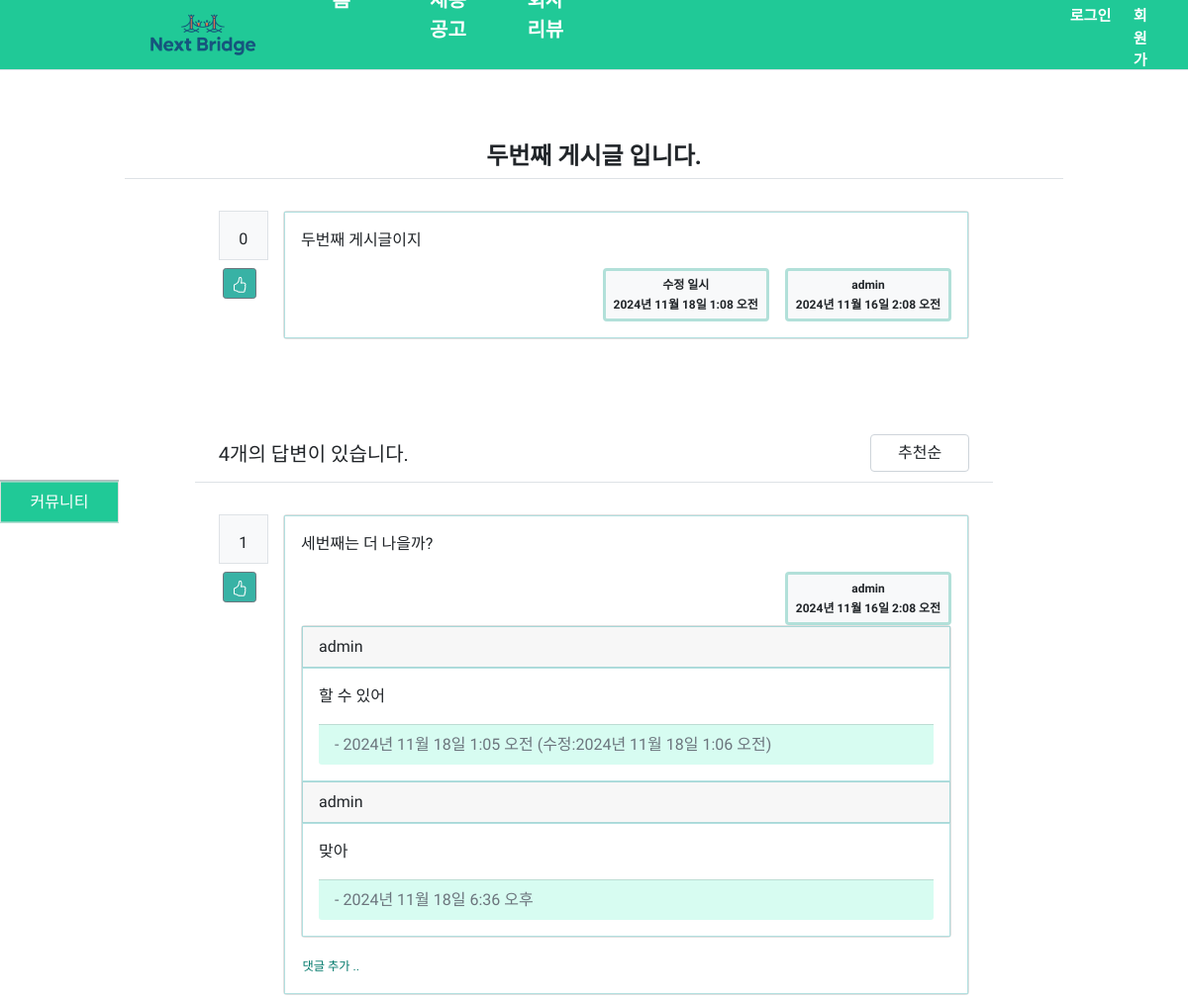
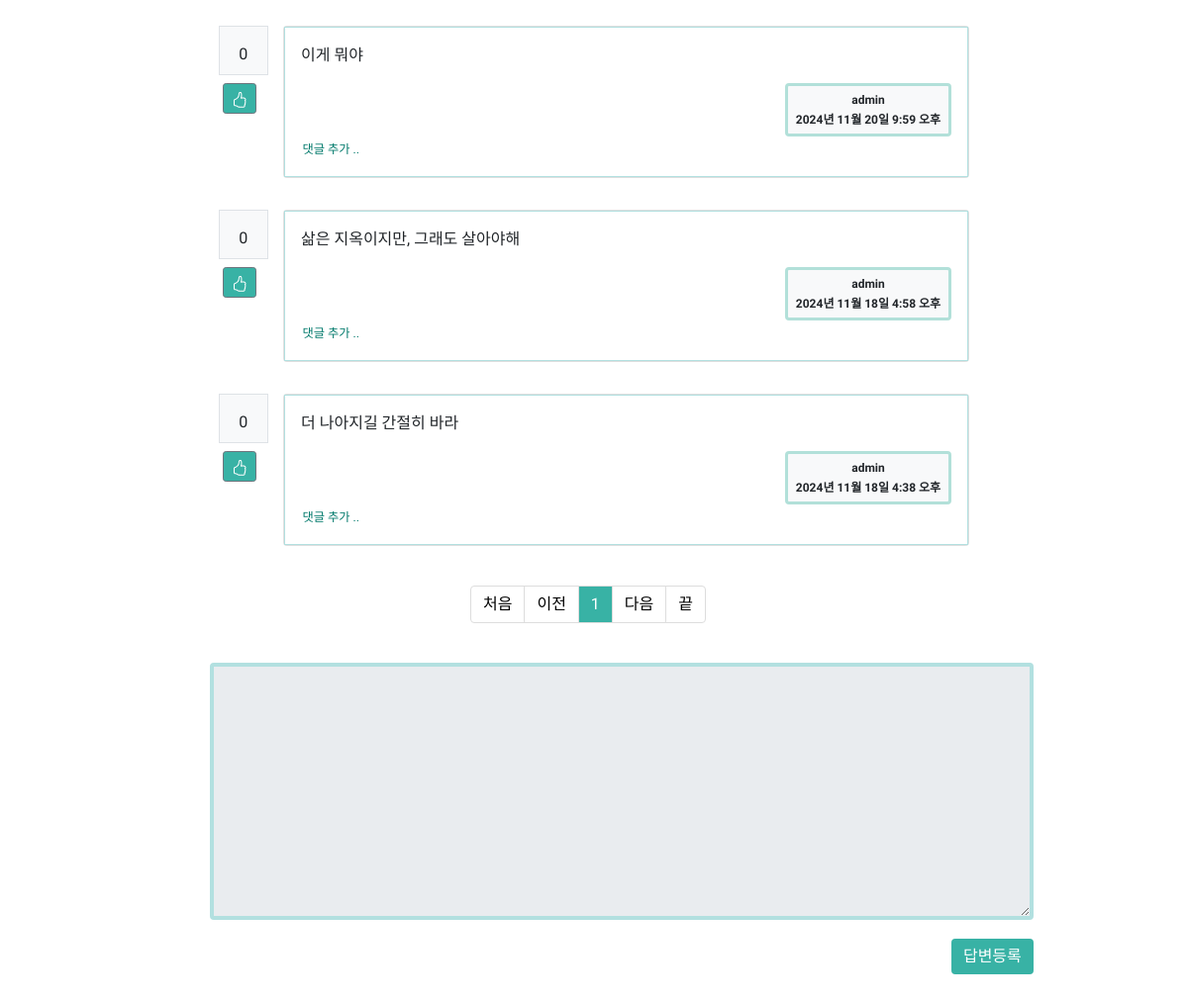
The page /home/question/detail/2/ on the database its author committed (2 pictures, top to bottom).
### home/models.py (models this page shows, shortened)
class Question(models.Model):
    author = models.ForeignKey(User, on_delete=models.CASCADE, related_name='author_question')   # 글쓴이
    subject = models.CharField(max_length=200)                                                   # 제목
    content = models.TextField()                                                                 # 내용
    create_date = models.DateTimeField()                                                         # 등록 일시
    modify_date = models.DateTimeField(null=True, blank=True)                                    # 수정 일시
    voter = models.ManyToManyField(User, related_name='voter_question')                          # 추천인 추가
    category = models.ForeignKey(Category, on_delete=models.CASCADE, related_name='category_question') # 카테고리
    def get_absolute_url(self):
        return reverse('home:detail', args=[self.id])

class Answer(models.Model):
    author = models.ForeignKey(User, on_delete=models.CASCADE, related_name='author_answer')     # 글쓴이
    question = models.ForeignKey(Question, on_delete=models.CASCADE)                             # 해당 질문
    content = models.TextField()                                                                 # 내용
    create_date = models.DateTimeField()                                                         # 등록 일시
    modify_date = models.DateTimeField(null=True, blank=True)                                    # 수정 일시
    voter = models.ManyToManyField(User, related_name='voter_answer')                            # 추천인 추가
    @staticmethod
    def order_by_so(answer_list, so):
        if so == 'recommend':
            answer_list = answer_list.annotate(num_voter=Count('voter')).order_by('-num_voter', '-create_date')
        else:  # so == 'recent':
            answer_list = answer_list.order_by('-create_date')
        return answer_list

class Comment(models.Model):
    author = models.ForeignKey(User, on_delete=models.CASCADE, related_name='author_comment')
    content = models.TextField()
    create_date = models.DateTimeField()
    modify_date = models.DateTimeField(null=True, blank=True)
    question = models.ForeignKey(Question, null=True, blank=True, on_delete=models.CASCADE)
    answer = models.ForeignKey(Answer, null=True, blank=True, on_delete=models.CASCADE)

### home/views/base_views.py (the view)
# urls.py: path('question/detail/<int:question_id>/', base_views.detail, name='detail'),
def detail(request, question_id):
    page = request.GET.get('page', '1')  # 페이지
    so = request.GET.get('so', 'recommend')  # 정렬기준
    question = get_object_or_404(Question, pk=question_id)
    answer_list = Answer.order_by_so(Answer.objects.filter(question=question), so)
    paginater = Paginator(answer_list, 5) # 페이지당 5개씩 보여주기
    page_obj = paginater.get_page(page)
    context = {'question': question, 'answer_set': page_obj, 'page': page, 'so': so, 'category': question.category}
    return render(request, 'home/question_detail.html', context)

### home/templatetags/home_filter.py (called while the page is built)
@register.filter
def mark(value):
    extensions = ["nl2br", "fenced_code"]
    return mark_safe(markdown.markdown(value, extensions=extensions))

### templates/home/question_detail.html (shortened to what this page needs)
{% extends 'base.html' %}
{% load static %}
{% load home_filter %}
{% block content %}
<link rel="stylesheet" href="{% static 'question_detail.css' %}">
<h4 class="border-bottom pb-2 my-3">{{ question.subject }}</h4>
<div class="row my-3">
    <div class="col-1">
        <div class="bg-light text-center p-3 border font-weight-bolder mb-1">{{ question.voter.count }}</div>
        <a href="javascript:void(0)" data-uri="{% url 'home:vote_question' question.id %}"
           class="recommend btn btn-sm btn-secondary btn-block my-1">
        </a>
    </div>
    <div class="col-11">
        <div class="card">
            <div class="card-body">
                <div class="card-text">{{ question.content|mark }}</div>
                <div class="d-flex justify-content-end">
                    {% if question.modify_date %}
                    <div class="badge bg-light text-dark p-2 text-left mx-3">
                        <div class="mb-2">수정 일시</div>
                        <div>{{ question.modify_date }}</div>
                    </div>
                    {% endif %}
                    <div class="badge bg-light text-dark p-2 text-left">
                        {% if question.author.profile.country %}
                            <div class="mb-2"><span class="fi fi-{{ question.author.profile.country.code|lower }}"></span> {{ question.author.username }}</div>
                        {% else %}
                            <div class="mb-2">{{ question.author.username }}</div>
                        {% endif %}
                        <div>{{ question.create_date }}</div>
                    </div>
                </div>
            </div>
        </div>
    </div>
</div>
<div class="row justify-content-between border-bottom my-3">
    <div class="col-4 py-2">
        <h5>{{ answer_set.paginator.count }}개의 답변이 있습니다.</h5>
    </div>
    <div class="col-2">
        <select class="form-control so">
            <option value="recommend" {% if so == 'recommend' %}selected{% endif %}>추천순</option>
        </select>
    </div>
</div>
{% for answer in answer_set %}
<div class="row my-3">
    <div class="col-1">
        <div class="bg-light text-center p-3 border font-weight-bolder mb-1">{{ answer.voter.count }}</div>
        <a href="javascript:void(0)" data-uri="{% url 'home:vote_answer' answer.id %}?page={{ page }}&so={{ so }}"
           class="recommend btn btn-sm btn-secondary btn btn-block my-1">
        </a>
    </div>
    <div class="col-11">
        <div class="card">
            <div class="card-body">
                <div class="card-text">{{ answer.content|mark }}</div>
                <div class="d-flex justify-content-end">
                    <div class="badge bg-light text-dark p-2 text-left">
                        <div class="mb-2"><span class="fi fi-{{ answer.author.profile.country.code|lower }}"></span> {{ answer.author.username }}</div>
                        <div>{{ answer.create_date }}</div>
                    </div>
                </div>
                {% if answer.comment_set.count > 0 %}
                <div class="card text-dark bg-white mb-3">
                    {% for comment in answer.comment_set.all %}
                    <div class="card-header"><span class="fi fi-{{ comment.author.profile.country.code|lower }}"></span> {{ comment.author }}</div>
                    <div class="card-body">
                        <div class="card-text">{{ comment.content }}</div>
                        <div class="card-footer text-muted">
                            - {{ comment.create_date }}
                            {% if comment.modify_date %}
                            (수정:{{ comment.modify_date }})
                            {% endif %}
                        </div>
                    </div>
                    {% endfor %}
                </div>
                {% endif %}
                <div>
                    <a href="{% url 'home:comment_create_answer' answer.id %}"
                       class="small next"><small>댓글 추가 ..</small></a>
                </div>
            </div>
        </div>
    </div>
</div>
{% endfor %}
<ul class="pagination justify-content-center">
    {% if answer_set.has_previous %}
        <li class="page-item">
            <a class="page-link" data-page="1" href="#">처음</a>
        </li>
       <li class="page-item">
            <a class="page-link" data-page="{{ answer_set.previous_page_number }}" href="#">이전</a>
        </li>
    {% else %}
        <li class="page-item disabled">
            <a class="page-link" tabindex="-1" aria-disabled="true" href="#">처음</a>
        </li>
        <li class="page-item disabled">
            <a class="page-link" tabindex="-1" aria-disabled="true" href="#">이전</a>
        </li>
    {% endif %}
    {% for page_number in answer_set.paginator.page_range %}
        {% if page_number >= answer_set.number|add:-4 and page_number <= answer_set.number|add:4 %}
            {% if page_number == answer_set.number %}
            <li class="page-item active" aria-current="page">
                <a class="page-link" data-page="{{ page_number }}" href="#">{{ page_number }}</a>
            </li>
            {% else %}
            <li class="page-item">
                <a class="page-link" data-page="{{ page_number }}" href="#">{{ page_number }}</a>
            </li>
            {% endif %}
        {% endif %}
    {% endfor %}
    {% if answer_set.has_next %}
        <li class="page-item">
             <a class="page-link" data-page="{{ answer_set.next_page_number }}" href="#">다음</a>
        </li>
        <li class="page-item">
             <a class="page-link" data-page="{{ answer_set.paginator.num_pages }}" href="#">끝</a>
        </li>
    {% else %}
        <li class="page-item disabled">
            <a class="page-link" tabindex="-1" aria-disabled="true" href="#">다음</a>
        </li>
        <li class="page-item disabled">
            <a class="page-link" tabindex="-1" aria-disabled="true" href="#">끝</a>
        </li>
    {% endif %}
</ul>
<form action="{% url 'home:answer_create' question.id %}?so={{ so }}" method="post" class="my-3">
    <div class="form-group">
        <textarea {% if not user.is_authenticated %} disabled {% endif %}
                  name="content" id="content" class="form-control" rows="10"></textarea>
    </div>
        <input type="submit" value="답변등록" class="btn btn-primary">
</form>
{% endblock %}

### static/style.css (style rules this page uses)
body { font-family: "Gowun Dodum", serif; font-weight: 400; font-style: normal; }
.pagination.justify-content-center { margin:1.5em 0; }
.pagination .page-item .page-link { color: black; background-color: white; border: 1px solid #ddd; }
.pagination .page-item.active .page-link { background-color: #38B2A5; color: white; }
.border-bottom.pb-2.my-3 { text-align: center; font-weight:bold; }

### static/question_detail.css (style rules this page uses)
.row { width:85%; margin: 0 auto; margin-top:10%; }
.bg-light.text-center.p-3.border.font-weight-bolder.mb-1 { width:50px; height:50px; text-align: center; }
.recommend.btn.btn-sm.btn-secondary.btn-block.my-1 { background-color:#38B2A5; margin-left:10%; }
.card-body { border:1px solid #B2E0E0; }
.badge.bg-light.text-dark.p-2.text-left { border:3px solid #b2e0d9; }
.badge.bg-light.text-dark.p-2.text-left.mx-3 { float:right; }
.col-4.py-2 { margin-top:2em; font-size:2em; }
.form-control.so { float:right; margin-top:4em; text-align: center; width: 100px; }
#content { margin: 0 auto; width:90%; height:30%; margin-left:8%; border:4px solid #B2E0E0; }
.btn.btn-primary { margin-top:2%; float:right; margin-right:2%; background-color:#38B2A5; border:none; }
.small.next { text-decoration: none; color:#00796b;; font:bold; }
.small,.small.delete { margin:0 0.1em; text-decoration: none; color:#004d40; }
.card-header { border:1px solid #a8d7d7; }
.card-footer.text-muted { margin-top:1em; background-color: #d7fcf1; }

### rows shown on the page
Question: subject "두번째 게시글 입니다.", voter.count "0", content|mark "두번째 게시글이지", modify_date "2024년 11월 18일 1:08 오전", author.username "admin", create_date "2024년 11월 16일 2:08 오전"
Answer: voter.count "1", content|mark "세번째는 더 나을까?", author.username "admin", create_date "2024년 11월 16일 2:08 오전"
Comment: author "admin", content "할 수 있어", create_date "2024년 11월 18일 1:05 오전", modify_date "2024년 11월 18일 1:06 오전"
Comment: author "admin", content "맞아", create_date "2024년 11월 18일 6:36 오후"
Answer: voter.count "0", content|mark "이게 뭐야", author.username "admin", create_date "2024년 11월 20일 9:59 오후"
Answer: voter.count "0", content|mark "삶은 지옥이지만, 그래도 살아야해", author.username "admin", create_date "2024년 11월 18일 4:58 오후"
Answer: voter.count "0", content|mark "더 나아지길 간절히 바라", author.username "admin", create_date "2024년 11월 18일 4:38 오후"

### other values the page prints
{{ answer_set.paginator.count }} "4"
{{ page_number }} "1"
